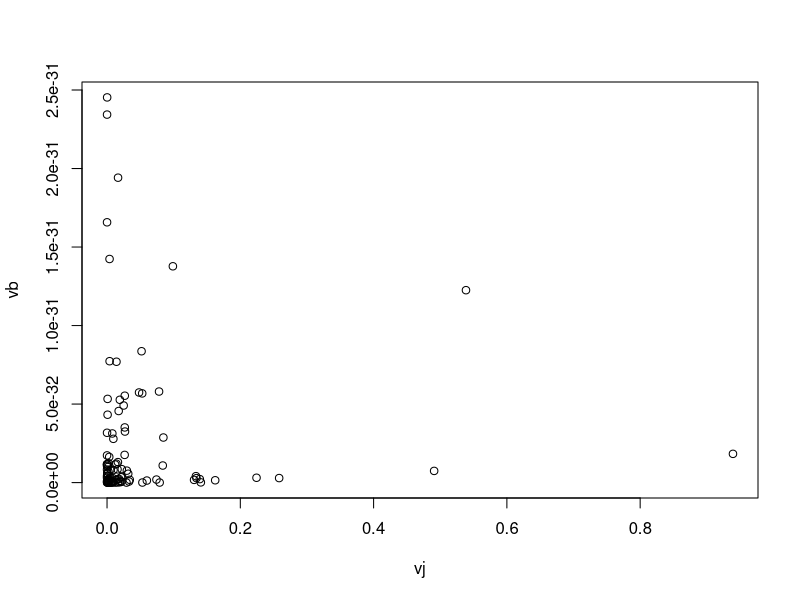

Generate this figure with R:
resampling=function(g){
n=100
rs=rcauchy(n,location=0,scale=1)
theta_est=median(rs)
#jacknife
resamp=function(z){
rsamp=rs[-z]
rsamp
}
k=c(1:n)
newsamp_jack=lapply(k,resamp)
Tcurl=array(NA,n)
for(i in 1:n)Tcurl[i]=(n*theta_est)-((n-1)*median(newsamp_jack[[i]]))
Tjack=sum(Tcurl)/n
jack_bias=theta_est-Tjack
var_Tjack=(sum((Tcurl-mean(Tcurl))^2))/(n*(n-1))
#bootstrap
s=function(z)sample(rs,n,replace = TRUE,prob=NULL)
B=500
l=c(1:B)
newsamp_boot=lapply(l,s)
Tboot=array(NA,B)
for(i in 1:B)Tboot[i]=median(newsamp_boot[[i]])
boot_bias=(sum(Tboot)/B)-theta_est
var_Tboot=((sum(Tboot-mean(Tboot)))^2)/B
##
list(jack_bias,boot_bias,var_Tjack,var_Tboot)
}
BB=100;p=c(1:BB)
result=lapply(p,resampling)
vj=vb=array(NA,BB)
for(i in 1:BB){
vj[i]=result[[i]][3]
vb[i]=result[[i]][4]
}
######ploting
plot(vj,vb)



